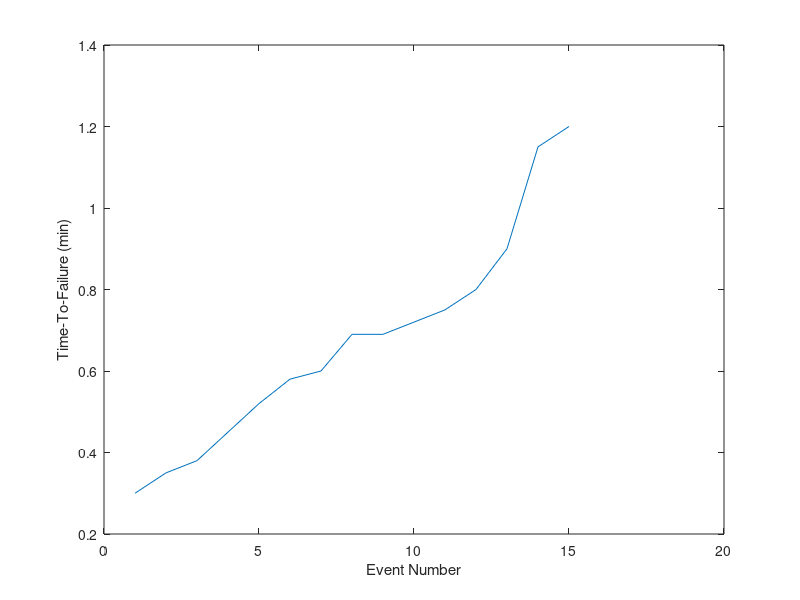
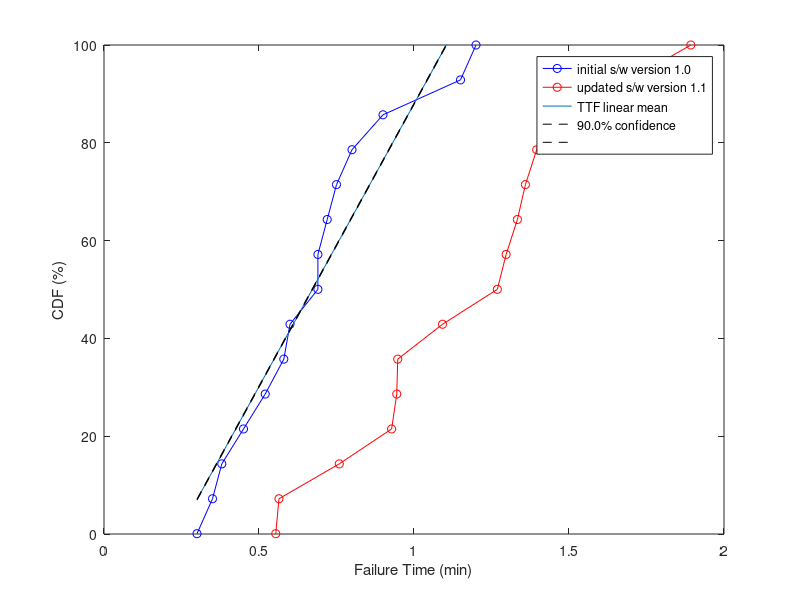

MATLAB code to generate these figures, in order: (Note: this script raises an error after producing the figures.)
%% Weibull to predict failure rate

% https://www.zvei.org/fileadmin/user_upload/Presse_und_Medien/
% Publikationen/2006/Dezember/Robustness_Validation/Implementation/
% 2012-11_How-to-measure-Lifetime-for-RV-Step-by-Step_Rev19c.pdf

% Number of robots
n = 10;

% Capture a data stream (ds) fo failure events for each robot
ds1 = [0,0,0,0,0,0,0,0,0,0,0,0,0,0,0,0,1];
ds2 = [0,0,0,0,0,0,0,0,0,0,0,0,0,1]; %time interval is fixed, e.g mins

% we must also know the total robot-hours or minutes, eg.
robot_time = length(ds1) + length(ds2);

% complication - we have multiple 'life-times' per episode, can have
% collision event but this does not end the episode TODO

% consider what are the filure modes

% For each robot get the time-to-failure (TTF) distribution
% ttf = [5,6,4,5,6,5,4,8,9,2,5,4,3,8,7]; %e.g.
ttf = [0.3,0.35,0.38,0.45,0.52,0.58,0.6,0.69,0.69,0.72,0.75,0.8,0.9,1.15,1.2];

% sort the ttf by value
ttf_sort = sort(ttf);

%% plot TTF
figure(1); clf
plot(ttf_sort)
xlabel('Event Number')
ylabel('Time-To-Failure (min)')

%% TTF-distribution, CDF (cumulative distribution function)
% Normalise to the total number of observed failures

cdf = linspace(1/length(ttf),100,length(ttf));
x_linear = linspace(min(ttf),max(ttf),10);
figure(2); clf;
plot(ttf_sort,cdf,'o-b')
xlabel('Failure Time (min)')
ylabel('CDF (%)')
legend('initial s/w version 1.0','Location','best')

%% Ideally the graph is populated with updates to the DUT
% providing improved time to failure
% ttf_v2 = [7,8,6,6,7,9,9,8,9,7,7,6,7,9,7]; %e.g.
ttf_v2 = ttf +rand(1,length(ttf));
ttf_v2_sort = sort(ttf_v2);
cdf_v2 = linspace(1/length(ttf_v2),100,length(ttf_v2));
figure(2); hold on;
plot(ttf_v2_sort,cdf_v2,'o-r')
legend('initial s/w version 1.0','updated s/w version 1.1', ...
    'Location','best')

% % %% Analyse improvement
% plot([2,9],[50,50],':k')
% plot([5,5],[0,50],':b')
% plot([7,7],[0,50],':r')
% legend('initial s/w version 1.0', ...
%     'updated s/w version 1.1','50% failure Rate', ...
%     'Location','best')

%% plot linear extrapolation of CDF
p=polyfit(ttf_sort,cdf,1);
ttf_linear = polyval(p,x_linear);
% ttf_linear = polyval(p,x2);
plot(x_linear,ttf_linear)
ylim([0,100])

%% Add confidence bounds
% choose the confidence interval sigma=standard deviation, z=z-score
% 84.1% (sigma/z=1), 90% (1.645), 95% (1.96), 97.7% (2), 99.9 (3)
sigma_lev=[1,1.64,1.96,2,3];
ci_levs=[84.1,90,95,97.7,99.9];

% choose the CI level you want
chosen_ci = 2;

% find the degrees of freedom and alpha
ci=ci_levs(chosen_ci)/100;
dof = length(ttf) - 1;
alpha = (1-ci)/2;

% look up the T-table TODO fied but could code dynamic
T_table = [1.337,1.746,2.120,2.583,4.015]; 

% mean +/- ts/(sqrt(n)
% s = standard deviation
std_ttf = std(ttf_sort);
ttf_mean = mean(ttf);
interval = (T_table(chosen_ci) * std_ttf / sqrt(dof+1));

% add CI to the plot
ttf_mean_ci_upper = ttf_linear + interval;
ttf_mean_ci_lower = ttf_linear - interval;

plot(x_linear,ttf_mean_ci_upper,'--k')
plot(x_linear,ttf_mean_ci_lower,'--k')

% set(gca, 'YScale', 'log')
% set(gca, 'XScale', 'log')

legend('initial s/w version 1.0', ...
    'updated s/w version 1.1',...
    'TTF linear mean',...
    sprintf('%.1f%% confidence', ci_levs(chosen_ci)),...
    '',...
    'Location','best')

addpath("FileExchange/export_fig/")
export_fig('CDF_versions', '-png', '-transparent', '-r300');
%% Spider plot for pertinent failure modes, F1, F2,...Fn
% Plot for S/Wv1.0
% Plot for S/Wv1.1

%% Catastophic events?
% Simulate human

%% CAV-Gym
x=linspace(-144, 144, 289);
vm=108;
vmo=108;
step_cost = 10;
reward = -((abs(x-vm))/vmo)*step_cost;
figure(1); clf; plot(reward)
%%
ego_distance = linspace(1,0,101);
reward = (1-ego_distance)*step_cost;
figure(1); clf; plot(reward)
